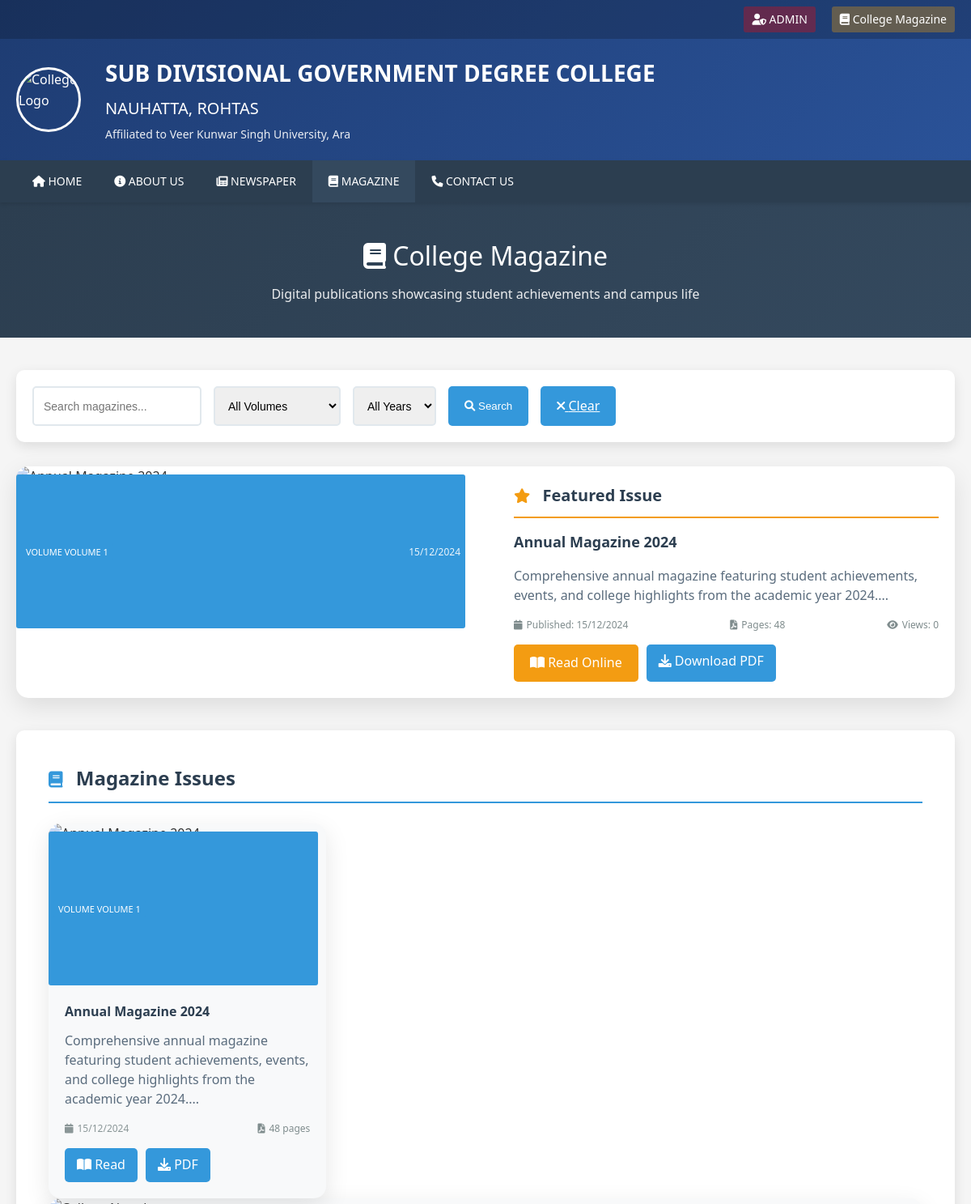
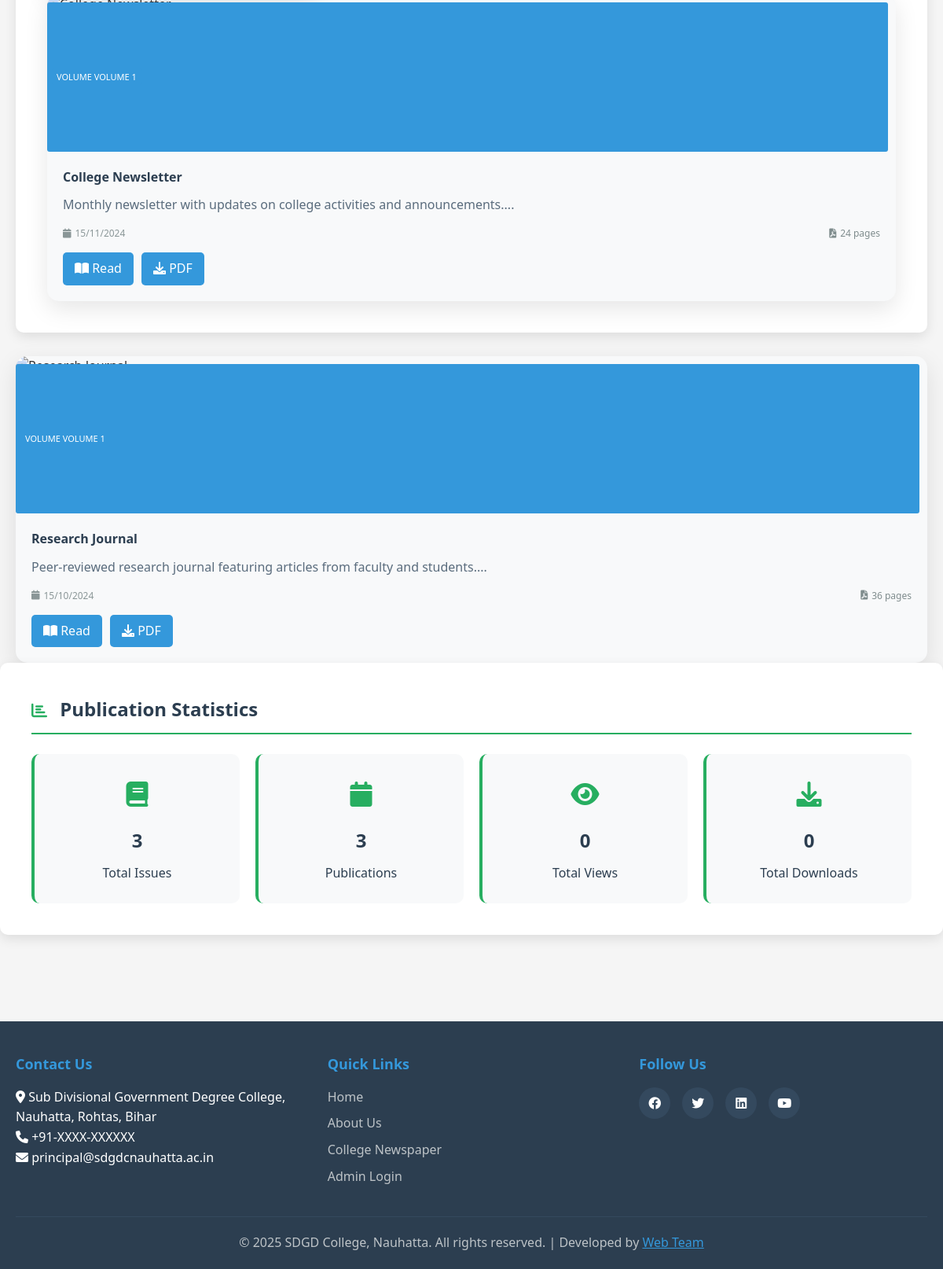
/magazine.php, run on the app's committed database (2 pictures, top to bottom).
### tables this page shows
CREATE TABLE IF NOT EXISTS college_magazine (
    id INT PRIMARY KEY AUTO_INCREMENT,
    title VARCHAR(255) NOT NULL,
    description TEXT,
    volume VARCHAR(50),
    issue_number VARCHAR(50),
    published_date DATE NOT NULL,
    pages INT DEFAULT 0,
    cover_image VARCHAR(255),
    pdf_path VARCHAR(255),
    status ENUM('active', 'inactive') DEFAULT 'active',
    views INT DEFAULT 0,
    downloads INT DEFAULT 0,
    created_by INT,
    created_at TIMESTAMP DEFAULT CURRENT_TIMESTAMP,
    updated_at TIMESTAMP DEFAULT CURRENT_TIMESTAMP ON UPDATE CURRENT_TIMESTAMP,
    FOREIGN KEY (created_by) REFERENCES admin_users(id) ON DELETE SET NULL
);

### config.php (called while the page is built, shortened)
<?php
function format_date($date, $format = 'd/m/Y') {
    return date($format, strtotime($date));
}
?>

### magazine.php (the view, shortened to what this page needs)
<?php
require_once 'config.php';
$query = "SELECT * FROM college_magazine WHERE status = 'active' ORDER BY published_date DESC";
$result = mysqli_query($conn, $query);
$magazines = mysqli_fetch_all($result, MYSQLI_ASSOC);
?>
<!DOCTYPE html>
<html lang="en">
<head>
    <link rel="stylesheet" href="styles.css">
    <link rel="stylesheet" href="https://cdnjs.cloudflare.com/ajax/libs/font-awesome/6.0.0/css/all.min.css">
</head>
<body>
    <header class="header">
        <div class="top-bar">
            <div class="container">
                <div class="top-links">
                    <a href="admin/login.php" class="admin-link"><i class="fas fa-user-shield"></i> ADMIN</a>
                    <a href="magazine.php" class="magazine-link"><i class="fas fa-book"></i> College Magazine</a>
                </div>
            </div>
        </div>
        <div class="main-header">
            <div class="container">
                <div class="logo-section">
                    <img src="assets/logo.png" alt="College Logo" class="logo">
                    <div class="college-info">
                        <h1>SUB DIVISIONAL GOVERNMENT DEGREE COLLEGE</h1>
                        <h2>NAUHATTA, ROHTAS</h2>
                        <p>Affiliated to Veer Kunwar Singh University, Ara</p>
                    </div>
                </div>
            </div>
        </div>
    </header>
    <nav class="main-nav">
        <div class="container">
            <ul class="nav-menu">
                <li><a href="index.php"><i class="fas fa-home"></i> HOME</a></li>
                <li><a href="about.php"><i class="fas fa-info-circle"></i> ABOUT US</a></li>
                <li><a href="newspaper.php"><i class="fas fa-newspaper"></i> NEWSPAPER</a></li>
                <li><a href="magazine.php" class="active"><i class="fas fa-book"></i> MAGAZINE</a></li>
                <li><a href="contact.php"><i class="fas fa-phone"></i> CONTACT US</a></li>
            </ul>
        </div>
    </nav>
    <div class="page-header">
        <div class="container">
            <h1><i class="fas fa-book"></i> College Magazine</h1>
            <p>Digital publications showcasing student achievements and campus life</p>
        </div>
    </div>
    <main class="main-content">
        <div class="container">
            <div class="filter-section">
                <form method="GET" class="filter-form">
                    <div class="filter-row">
                        <input type="text" name="search" placeholder="Search magazines..."
                               value="<?php echo htmlspecialchars($_GET['search'] ?? ''); ?>">
                        <select name="volume">
                            <option value="">All Volumes</option>
                        </select>
                        <select name="year">
                            <option value="">All Years</option>
                        </select>
                        <button type="submit" class="filter-btn">
                            <i class="fas fa-search"></i> Search
                        </button>
                        <a href="magazine.php" class="clear-btn">
                            <i class="fas fa-times"></i> Clear
                        </a>
                    </div>
                </form>
            </div>
            <?php if (count($magazines) > 0): ?>
                <?php $featured = $magazines[0]; ?>
                <div class="featured-magazine">
                    <div class="magazine-cover">
                        <div class="magazine-overlay">
                            <span class="magazine-volume">Volume <?php echo $featured['volume']; ?></span>
                            <span class="magazine-date"><?php echo format_date($featured['published_date']); ?></span>
                        </div>
                    </div>
                    <div class="magazine-content">
                        <h2><i class="fas fa-star"></i> Featured Issue</h2>
                        <h3><?php echo $featured['title']; ?></h3>
                        <p class="magazine-excerpt"><?php echo substr($featured['description'], 0, 200); ?>...</p>
                        <div class="magazine-meta">
                            <p><i class="fas fa-calendar"></i> Published: <?php echo format_date($featured['published_date']); ?></p>
                            <p><i class="fas fa-file-pdf"></i> Pages: <?php echo $featured['pages']; ?></p>
                            <p><i class="fas fa-eye"></i> Views: <?php echo $featured['views']; ?></p>
                        </div>
                        <div class="magazine-actions">
                            <a href="magazine.php?action=view&id=<?php echo $featured['id']; ?>" class="read-btn">
                                <i class="fas fa-book-open"></i> Read Online
                            </a>
                            <a href="<?php echo $featured['pdf_path']; ?>" class="download-btn" target="_blank">
                                <i class="fas fa-download"></i> Download PDF
                            </a>
                        </div>
                    </div>
                </div>
            <?php endif; ?>
            <div class="magazines-section">
                <h2><i class="fas fa-book"></i> Magazine Issues</h2>
                <div class="magazines-grid">
                    <?php if (count($magazines) > 0): ?>
                        <?php foreach ($magazines as $magazine): ?>
                            <div class="magazine-card">
                                <div class="magazine-cover">
                                    <div class="magazine-overlay">
                                        <span class="magazine-volume">Volume <?php echo $magazine['volume']; ?></span>
                                    </div>
                                </div>
                                <div class="magazine-content">
                                    <h4><?php echo $magazine['title']; ?></h4>
                                    <p class="magazine-excerpt"><?php echo substr($magazine['description'], 0, 150); ?>...</p>
                                    <div class="magazine-meta">
                                        <span class="magazine-date">
                                            <i class="fas fa-calendar"></i> <?php echo format_date($magazine['published_date']); ?>
                                        </span>
                                        <span class="magazine-pages">
                                            <i class="fas fa-file-pdf"></i> <?php echo $magazine['pages']; ?> pages
                                        </span>
                                    </div>
                                    <div class="magazine-actions">
                                        <a href="magazine.php?action=view&id=<?php echo $magazine['id']; ?>" class="view-btn">
                                            <i class="fas fa-book-open"></i> Read
                                        </a>
                                        <a href="<?php echo $magazine['pdf_path']; ?>" class="download-btn" target="_blank">
                                            <i class="fas fa-download"></i> PDF
                                        </a>
                                    </div>
                                </div>
                            </div>
                        </div>
                    <?php endforeach; ?>
                    <?php endif; ?>
            <div class="magazine-stats">
                <h2><i class="fas fa-chart-bar"></i> Publication Statistics</h2>
                <div class="stats-grid">
                    <div class="stat-card">
                        <div class="stat-icon blue">
                            <i class="fas fa-book"></i>
                        </div>
                        <div class="stat-info">
                            <h3><?php echo count($magazines); ?></h3>
                            <p>Total Issues</p>
                        </div>
                    </div>
                    <div class="stat-card">
                        <div class="stat-icon green">
                            <i class="fas fa-calendar"></i>
                        </div>
                        <div class="stat-info">
                            <h3><?php echo count($magazines); ?></h3>
                            <p>Publications</p>
                        </div>
                    </div>
                    <div class="stat-card">
                        <div class="stat-icon orange">
                            <i class="fas fa-eye"></i>
                        </div>
                        <div class="stat-info">
                            <h3>
                                <?php
                                $total_views = array_sum(array_column($magazines, 'views'));
                                echo number_format($total_views);
                                ?>
                            </h3>
                            <p>Total Views</p>
                        </div>
                    </div>
                    <div class="stat-card">
                        <div class="stat-icon red">
                            <i class="fas fa-download"></i>
                        </div>
                        <div class="stat-info">
                            <h3>
                                <?php
                                $total_downloads = array_sum(array_column($magazines, 'downloads'));
                                echo number_format($total_downloads);
                                ?>
                            </h3>
                            <p>Total Downloads</p>
                        </div>
                    </div>
                </div>
            </div>
    </main>
    <footer class="footer">
        <div class="container">
            <div class="footer-content">
                <div class="footer-section">
                    <h4>Contact Us</h4>
                    <p><i class="fas fa-map-marker-alt"></i> Sub Divisional Government Degree College, Nauhatta, Rohtas, Bihar</p>
                    <p><i class="fas fa-phone"></i> +91-XXXX-XXXXXX</p>
                    <p><i class="fas fa-envelope"></i> principal@sdgdcnauhatta.ac.in</p>
                </div>
                <div class="footer-section">
                    <h4>Quick Links</h4>
                    <ul>
                        <li><a href="index.php">Home</a></li>
                        <li><a href="about.php">About Us</a></li>
                        <li><a href="newspaper.php">College Newspaper</a></li>
                        <li><a href="admin/login.php">Admin Login</a></li>
                    </ul>
                </div>
                <div class="footer-section">
                    <h4>Follow Us</h4>
                    <div class="social-links">
                        <a href="#"><i class="fab fa-facebook"></i></a>
                        <a href="#"><i class="fab fa-twitter"></i></a>
                        <a href="#"><i class="fab fa-linkedin"></i></a>
                        <a href="#"><i class="fab fa-youtube"></i></a>
                    </div>
                </div>
            </div>
            <div class="footer-bottom">
                <p>&copy; <?php echo date('Y'); ?> SDGD College, Nauhatta. All rights reserved. | Developed by <a href="#">Web Team</a></p>
            </div>
        </div>
    </footer>
</body>
</html>

### styles.css (style rules this page uses)
* { margin: 0; padding: 0; box-sizing: border-box; }
body { font-family: 'Segoe UI', Tahoma, Geneva, Verdana, sans-serif; line-height: 1.6; color: #333; background-color: #f5f5f5; }
.container { max-width: 1200px; margin: 0 auto; padding: 0 20px; }
.header { background: linear-gradient(135deg, #1e3c72 0%, #2a5298 100%); color: white; box-shadow: 0 2px 10px rgba(0,0,0,0.1); }
.top-bar { background: rgba(0,0,0,0.2); padding: 8px 0; }
.top-links { display: flex; justify-content: flex-end; gap: 20px; }
.top-links a { color: white; text-decoration: none; font-size: 14px; padding: 5px 10px; border-radius: 3px; transition: background-color 0.3s; }
.admin-link { background: rgba(255,0,0,0.3); }
.magazine-link { background: rgba(255,165,0,0.3); }
.main-header { padding: 20px 0; }
.logo-section { display: flex; align-items: center; gap: 30px; }
.logo { width: 80px; height: 80px; border-radius: 50%; border: 3px solid white; }
.college-info h1 { font-size: 28px; font-weight: bold; margin-bottom: 5px; }
.college-info h2 { font-size: 20px; font-weight: normal; margin-bottom: 5px; }
.college-info p { font-size: 14px; opacity: 0.9; }
.main-nav { background: #2c3e50; box-shadow: 0 2px 5px rgba(0,0,0,0.1); position: sticky; top: 0; z-index: 1000; }
.nav-menu { display: flex; list-style: none; margin: 0; padding: 0; }
.nav-menu li { position: relative; }
.nav-menu a { display: block; color: white; text-decoration: none; padding: 15px 20px; transition: background-color 0.3s; font-size: 14px; font-weight: 500; }
.nav-menu a:hover, .nav-menu a.active { background: #34495e; }
.main-content { padding: 40px 0; }
.footer { background: #2c3e50; color: white; padding: 40px 0 20px; margin-top: 40px; }
.footer-content { display: grid; grid-template-columns: repeat(auto-fit, minmax(250px, 1fr)); gap: 30px; margin-bottom: 30px; }
.footer-section h4 { margin-bottom: 15px; color: #3498db; font-size: 18px; }
.footer-section ul { list-style: none; }
.footer-section ul li { margin-bottom: 8px; }
.footer-section a { color: #bdc3c7; text-decoration: none; transition: color 0.3s; }
.social-links { display: flex; gap: 15px; }
.social-links a { display: inline-block; width: 40px; height: 40px; background: #34495e; color: white; text-align: center; line-height: 40px; border-radius: 50%; transition: background-color 0.3s; }
.footer-bottom { text-align: center; padding-top: 20px; border-top: 1px solid #34495e; color: #bdc3c7; }
.footer-bottom a { color: #3498db; }

### data on the page
college_magazine: volume "VOLUME 1", published_date "15/12/2024", title "Annual Magazine 2024", description "Comprehensive annual magazine featuring student achievements, events, and college highlights from the academic year 2024.", pages "48", views "0"
college_magazine: volume "VOLUME 1", title "College Newsletter", description "Monthly newsletter with updates on college activities and announcements.", published_date "15/11/2024", pages "24"
college_magazine: volume "VOLUME 1", title "Research Journal", description "Peer-reviewed research journal featuring articles from faculty and students.", published_date "15/10/2024", pages "36"

### other printed values
count($magazines) "3"
$total_views "0"
$total_downloads "0"
